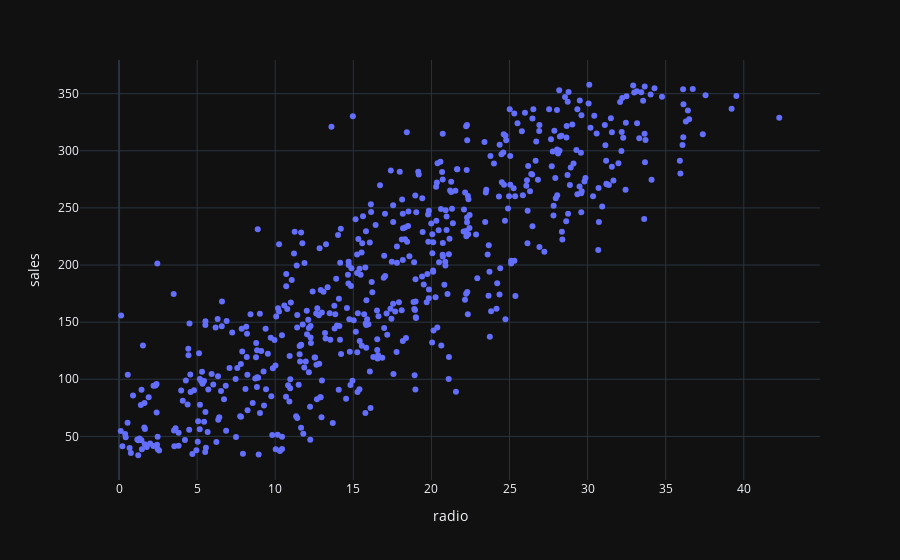

Notebook source saved alongside this figure:
### Markdown cell above
Primeiro, vamos tentar ajustar um modelo de regressão linear e calcular o RSS.

### Code cell
fig = px.scatter(data, x='radio', y='sales')
fig

### Figure 1 — Plotly figure (JSON) as saved in the notebook; plotly's stock layout.template omitted (floating-point values rounded to 4 significant figures; data arrays with more than 128 entries replaced by an {"elided": "..."} marker saying what was removed)
{"data": [{"hovertemplate": "radio=%{x}<br>sales=%{y}<extra></extra>", "legendgroup": "", "marker": {"color": "#636efa", "symbol": "circle"}, "mode": "markers", "name": "", "orientation": "v", "showlegend": false, "type": "scatter", "x": {"elided": "572 float values"}, "xaxis": "x", "y": {"elided": "572 float values"}, "yaxis": "y"}], "layout": {"legend": {"tracegroupgap": 0}, "margin": {"t": 60}, "xaxis": {"anchor": "y", "domain": [0, 1], "title": {"text": "radio"}}, "yaxis": {"anchor": "x", "domain": [0, 1], "title": {"text": "sales"}}}}
